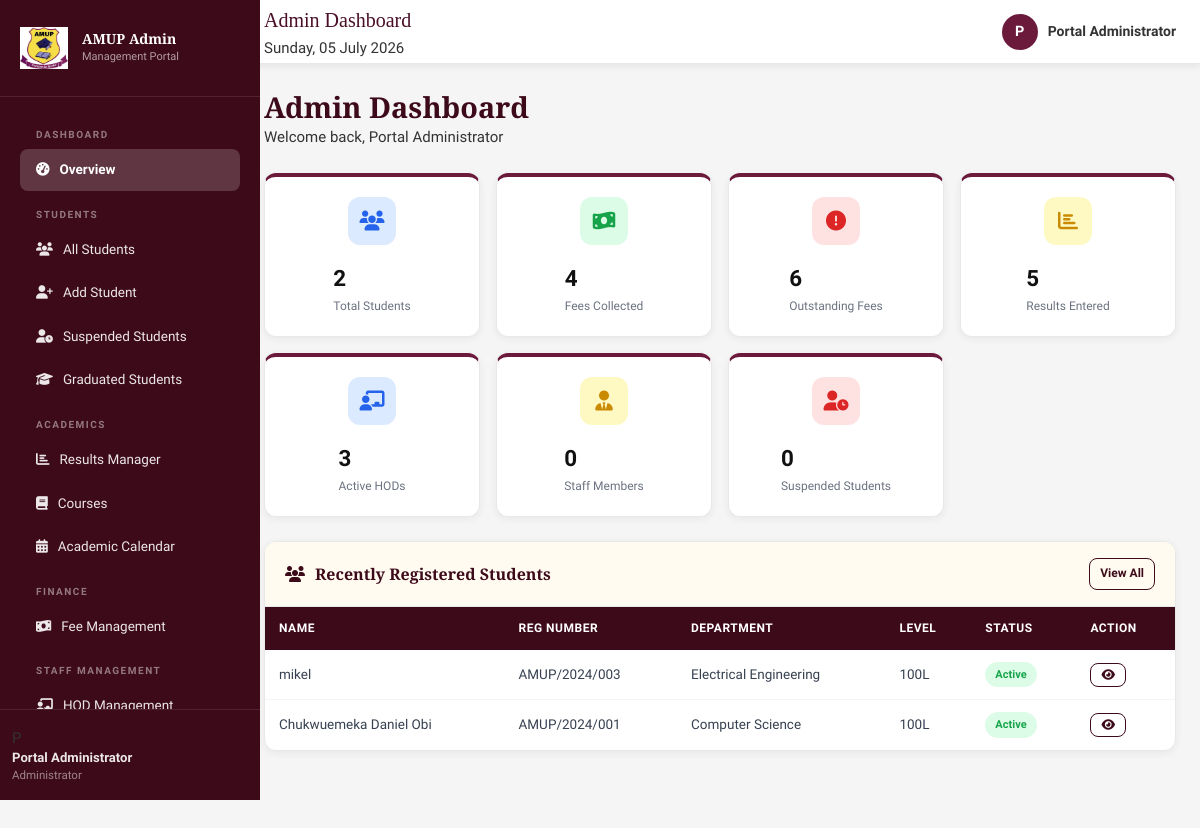
Page /admin/dashboard.php (signed in) on the committed database.
### tables this page shows
CREATE TABLE `students` (
  `id` int(11) NOT NULL,
  `reg_number` varchar(30) NOT NULL,
  `full_name` varchar(120) NOT NULL,
  `email` varchar(120) NOT NULL,
  `phone` varchar(20) DEFAULT NULL,
  `department` varchar(100) DEFAULT NULL,
  `level` varchar(10) DEFAULT '100L',
  `session` varchar(20) DEFAULT '2024/2025',
  `gender` enum('Male','Female','Other') DEFAULT 'Male',
  `dob` date DEFAULT NULL,
  `address` text DEFAULT NULL,
  `password` varchar(255) NOT NULL,
  `status` enum('active','suspended','graduated') DEFAULT 'active',
  `exam_eligible` tinyint(1) DEFAULT 1,
  `suspension_reason` text DEFAULT NULL,
  `suspension_date` date DEFAULT NULL,
  `resumption_date` date DEFAULT NULL,
  `created_at` datetime DEFAULT current_timestamp(),
  `photo` varchar(255) DEFAULT NULL,
  `graduation_session` varchar(20) DEFAULT NULL,
  `graduation_year` int(11) DEFAULT NULL,
  `graduated_at` datetime DEFAULT NULL
);

### admin/dashboard.php (the view, shortened to what this page needs)
<?php
require_once '../includes/config.php';
$totalStudents  = $conn->query("SELECT COUNT(*) c FROM students")->fetch_assoc()['c'];
$totalResults   = $conn->query("SELECT COUNT(*) c FROM results")->fetch_assoc()['c'];
$totalHODs      = $conn->query("SELECT COUNT(*) c FROM hods WHERE status='active'")->fetch_assoc()['c'];
$totalStaff     = $conn->query("SELECT COUNT(*) c FROM staff WHERE status='active'")->fetch_assoc()['c'];
$countPaidFees  = $conn->query("SELECT COUNT(*) c FROM fees WHERE status='paid'")->fetch_assoc()['c'];
$countUnpaid    = $conn->query("SELECT COUNT(*) c FROM fees WHERE status IN ('unpaid','partial')")->fetch_assoc()['c'];
$suspendedCount = $conn->query("SELECT COUNT(*) c FROM students WHERE status='suspended'")->fetch_assoc()['c'];
$recentStudents = $conn->query("SELECT * FROM students ORDER BY created_at DESC LIMIT 5");
?>
<!DOCTYPE html>
<html lang="en">
<head>
<link href="https://cdnjs.cloudflare.com/ajax/libs/font-awesome/6.5.0/css/all.min.css" rel="stylesheet">
<link rel="stylesheet" href="../assets/css/style.css">
</head>
<body>
<?php include '../includes/topbar.php'; ?>
<?php include '../includes/admin_sidebar.php'; ?>
<div class="main-content">
  <div class="page-header">
    <h1>Admin Dashboard</h1>
    <p>Welcome back, <?= htmlspecialchars($_SESSION['admin_name']) ?></p>
  </div>
  <div class="stats-grid" style="margin-bottom:16px;">
    <div class="stat-card" onclick="window.location='students.php'" style="cursor:pointer;">
      <div class="stat-icon blue"><i class="fas fa-users"></i></div>
      <div class="stat-info">
        <div class="stat-number"><?= $totalStudents ?></div>
        <div class="stat-label">Total Students</div>
      </div>
    </div>
    <div class="stat-card" onclick="window.location='fees.php?filter=paid'" style="cursor:pointer;">
      <div class="stat-icon green"><i class="fas fa-money-bill-wave"></i></div>
      <div class="stat-info">
        <div class="stat-number"><?= $countPaidFees ?></div>
        <div class="stat-label">Fees Collected</div>
      </div>
    </div>
    <div class="stat-card" onclick="window.location='fees.php?filter=unpaid'" style="cursor:pointer;">
      <div class="stat-icon red"><i class="fas fa-exclamation-circle"></i></div>
      <div class="stat-info">
        <div class="stat-number"><?= $countUnpaid ?></div>
        <div class="stat-label">Outstanding Fees</div>
      </div>
    </div>
    <div class="stat-card" onclick="window.location='results.php'" style="cursor:pointer;">
      <div class="stat-icon yellow"><i class="fas fa-chart-bar"></i></div>
      <div class="stat-info">
        <div class="stat-number"><?= $totalResults ?></div>
        <div class="stat-label">Results Entered</div>
      </div>
    </div>
  </div>
  <div class="stats-grid" style="margin-bottom:24px;">
    <div class="stat-card" onclick="window.location='hod.php'" style="cursor:pointer;">
      <div class="stat-icon blue"><i class="fas fa-chalkboard-teacher"></i></div>
      <div class="stat-info">
        <div class="stat-number"><?= $totalHODs ?></div>
        <div class="stat-label">Active HODs</div>
      </div>
    </div>
    <div class="stat-card" onclick="window.location='staff.php'" style="cursor:pointer;">
      <div class="stat-icon yellow"><i class="fas fa-user-tie"></i></div>
      <div class="stat-info">
        <div class="stat-number"><?= $totalStaff ?></div>
        <div class="stat-label">Staff Members</div>
      </div>
    </div>
    <div class="stat-card" onclick="window.location='suspended_students.php'" style="cursor:pointer;">
      <div class="stat-icon red"><i class="fas fa-user-clock"></i></div>
      <div class="stat-info">
        <div class="stat-number"><?= $suspendedCount ?></div>
        <div class="stat-label">Suspended Students</div>
      </div>
    </div>
  </div>
  <div class="card">
    <div class="card-header" style="display:flex;justify-content:space-between;align-items:center;">
      <h3><i class="fas fa-users"></i> Recently Registered Students</h3>
      <a href="students.php" class="btn btn-sm btn-outline">View All</a>
    </div>
    <div class="card-body" style="padding:0;">
      <table class="data-table">
        <thead>
          <tr><th>Name</th><th>Reg Number</th><th>Department</th><th>Level</th><th>Status</th><th>Action</th></tr>
        </thead>
        <tbody>
          <?php while($s = $recentStudents->fetch_assoc()): ?>
          <tr>
            <td><?= htmlspecialchars($s['full_name']) ?></td>
            <td><?= $s['reg_number'] ?></td>
            <td><?= $s['department'] ?></td>
            <td><?= $s['level'] ?></td>
            <td><span class="badge badge-<?= $s['status']==='active'?'success':'danger' ?>"><?= ucfirst($s['status']) ?></span></td>
            <td><a href="view_student.php?id=<?= $s['id'] ?>" class="btn btn-sm btn-outline"><i class="fas fa-eye"></i></a></td>
          </tr>
          <?php endwhile; ?>
        </tbody>
      </table>
    </div>
  </div>
</div>
</body>
</html>

### rows in the picture
students: full_name "mikel", reg_number "AMUP/2024/003", department "Electrical Engineering", level "100L", status "Active"
students: full_name "Chukwuemeka Daniel Obi", reg_number "AMUP/2024/001", department "Computer Science", level "100L", status "Active"

### other values in the picture
$pageTitle "Admin Dashboard"
substr($name, 0, 1) "P"
$name "Portal Administrator"
substr($_SESSION['admin_name'], 0, 1) "P"
$_SESSION['admin_name'] "Portal Administrator"
$totalStudents "2"
$countPaidFees "4"
$countUnpaid "6"
$totalResults "5"
$totalHODs "3"
$totalStaff "0"
$suspendedCount "0"
